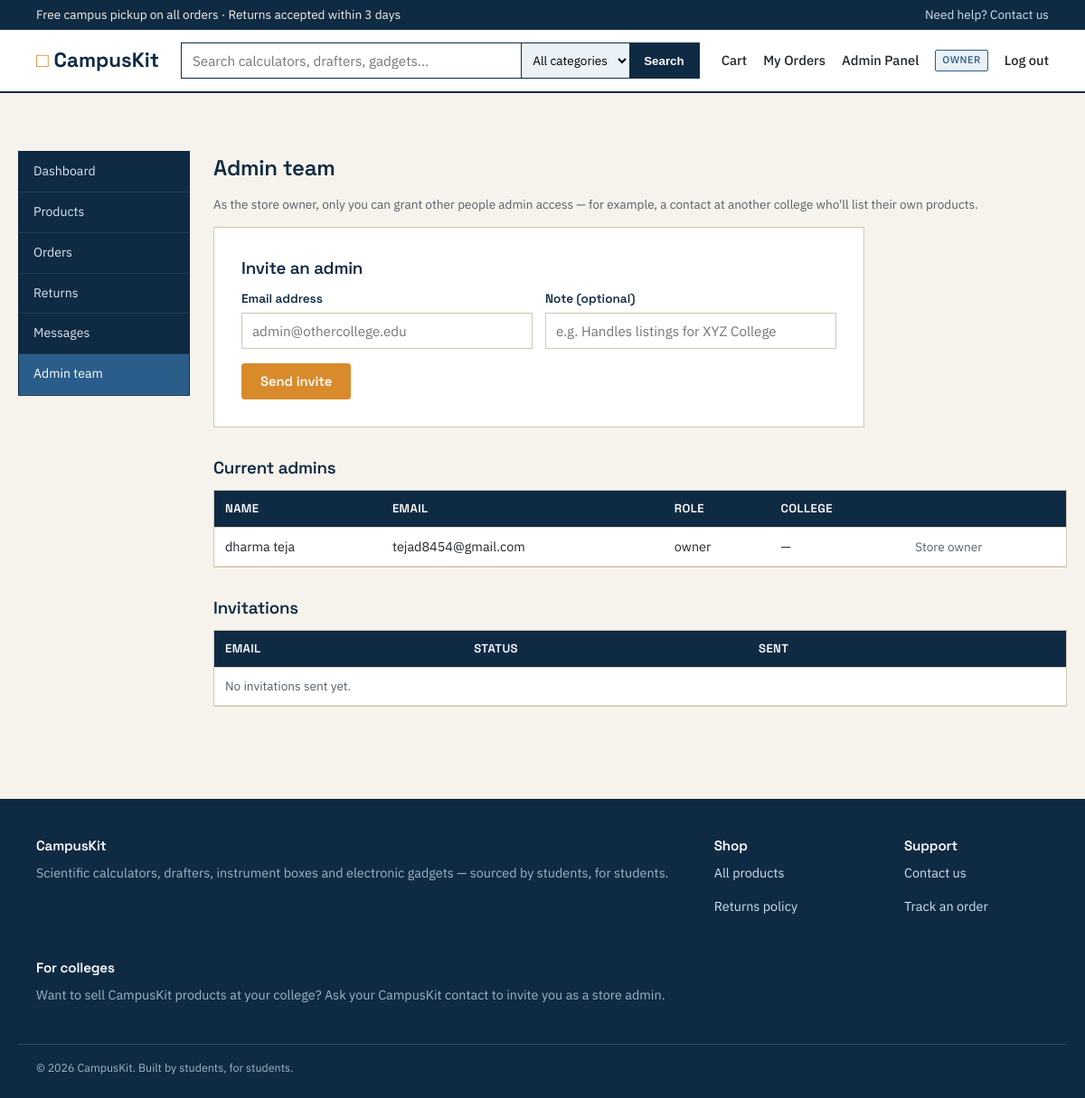
Page /admin/team (signed in) on the committed database.
### models.py (models this page shows, shortened)
class User(UserMixin, db.Model):
    __tablename__ = "users"
    id = db.Column(db.Integer, primary_key=True)
    name = db.Column(db.String(120), nullable=False)
    email = db.Column(db.String(160), unique=True, nullable=False, index=True)
    password_hash = db.Column(db.String(255), nullable=False)
    college = db.Column(db.String(160))
    role = db.Column(db.String(20), nullable=False, default=ROLE_CUSTOMER)
    created_at = db.Column(db.DateTime, default=datetime.utcnow)
    products = db.relationship("Product", backref="added_by", lazy="dynamic")
    orders = db.relationship("Order", backref="customer", lazy="dynamic")
    @property
    def is_admin(self):
        return self.role in (ROLE_ADMIN, ROLE_OWNER)
    @property
    def is_owner(self):
        return self.role == ROLE_OWNER

### blueprints/admin.py (the view, shortened to what this page needs)
@admin_bp.route("/team", methods=["GET", "POST"])
@login_required
@owner_required
def manage_admins():
    admins = User.query.filter(User.role.in_([ROLE_ADMIN, ROLE_OWNER])).order_by(User.created_at.asc()).all()
    invites = AdminInvite.query.order_by(AdminInvite.created_at.desc()).all()
    return render_template("admin/manage_admins.html", admins=admins, invites=invites)

### utils.py (called while the page is built)
def owner_required(view):
    @wraps(view)
    def wrapped(*args, **kwargs):
        if not current_user.is_authenticated or current_user.role != ROLE_OWNER:
            abort(403)
        return view(*args, **kwargs)
    return wrapped

### templates/admin/manage_admins.html (shortened to what this page needs)
{% extends "admin/_layout.html" %}
{% block admin_content %}
<h2>Admin team</h2>
<p class="muted">As the store owner, only you can grant other people admin access — for example, a contact at another college who'll list their own products.</p>
<div class="form-panel wide" style="margin:0 0 30px;">
  <h3>Invite an admin</h3>
  <form method="post">
    <div class="field-row">
      <div class="field">
        <label>Email address</label>
        <input type="email" name="email" required placeholder="admin@othercollege.edu">
      </div>
      <div class="field">
        <label>Note (optional)</label>
        <input type="text" name="note" placeholder="e.g. Handles listings for XYZ College">
      </div>
    </div>
    <button type="submit" class="btn btn-amber">Send invite</button>
  </form>
</div>
<h3>Current admins</h3>
<div class="table-wrap" style="margin-bottom:30px;">
  <table>
    <thead><tr><th>Name</th><th>Email</th><th>Role</th><th>College</th><th></th></tr></thead>
    <tbody>
    {% for u in admins %}
      <tr>
        <td>{{ u.name }}</td>
        <td>{{ u.email }}</td>
        <td>{{ u.role }}</td>
        <td>{{ u.college or '—' }}</td>
        <td>
          {% if u.role != 'owner' %}
          <form method="post" action="{{ url_for('admin.remove_admin', user_id=u.id) }}" onsubmit="return confirm('Remove admin access for this user?');">
            <button type="submit" class="btn btn-danger btn-sm">Remove access</button>
          </form>
          {% else %}
          <span class="muted">Store owner</span>
          {% endif %}
        </td>
      </tr>
    {% endfor %}
    </tbody>
  </table>
</div>
<h3>Invitations</h3>
<div class="table-wrap">
  <table>
    <thead><tr><th>Email</th><th>Status</th><th>Sent</th><th></th></tr></thead>
    <tbody>
    {% for inv in invites %}
      <tr>
        <td>{{ inv.email }}</td>
        <td><span class="pill pill-{{ 'requested' if inv.status == 'pending' else ('delivered' if inv.status == 'accepted' else 'cancelled') }}">{{ inv.status }}</span></td>
        <td>{{ inv.created_at.strftime('%d %b %Y') }}</td>
        <td>
          {% if inv.status == 'pending' %}
          <form method="post" action="{{ url_for('admin.revoke_invite', invite_id=inv.id) }}">
            <button type="submit" class="btn btn-outline btn-sm">Revoke</button>
          </form>
          {% endif %}
        </td>
      </tr>
    {% else %}
      <tr><td colspan="4" class="muted">No invitations sent yet.</td></tr>
    {% endfor %}
    </tbody>
  </table>
</div>
{% endblock %}

### templates/base.html (shortened to what this page needs)
<!DOCTYPE html>
<html lang="en">
<head>
<link rel="stylesheet" href="{{ url_for('static', filename='css/style.css') }}">
</head>
<body>
<div class="topbar">
  <div class="container">
    <span>Free campus pickup on all orders &middot; Returns accepted within 3 days</span>
    <span><a href="{{ url_for('main.contact') }}">Need help? Contact us</a></span>
  </div>
</div>
<header class="navbar">
  <div class="container">
    <a class="brand" href="{{ url_for('main.home') }}"><span class="brand-mark">&#9633;</span> CampusKit</a>
    <form class="search-form" action="{{ url_for('main.home') }}" method="get">
      <input type="text" name="q" placeholder="Search calculators, drafters, gadgets..." value="{{ request.args.get('q', '') }}">
      <select name="category">
        <option value="">All categories</option>
      </select>
      <button type="submit">Search</button>
    </form>
    <nav class="nav-links">
      <a class="cart-link" href="{{ url_for('shop.view_cart') }}">Cart{% if cart_count %}<span class="cart-badge">{{ cart_count }}</span>{% endif %}</a>
      {% if current_user.is_authenticated %}
        <a href="{{ url_for('shop.order_history') }}">My Orders</a>
        {% if current_user.is_admin %}<a href="{{ url_for('admin.dashboard') }}">Admin Panel</a>{% endif %}
        <span class="badge-role">{{ current_user.role }}</span>
        <a href="{{ url_for('auth.logout') }}">Log out</a>
      {% else %}
        <a href="{{ url_for('auth.login') }}">Log in</a>
        <a class="btn btn-sm btn-amber" href="{{ url_for('auth.register') }}">Sign up</a>
      {% endif %}
    </nav>
  </div>
</header>
<main>
  <div class="container" style="padding-top:22px;">
  </div>
  {% block content %}{% endblock %}
</main>
<footer>
  <div class="container">
    <div class="col">
      <h4>CampusKit</h4>
      <p style="color:#9fb4c4;">Scientific calculators, drafters, instrument boxes and electronic gadgets — sourced by students, for students.</p>
    </div>
    <div class="col">
      <h4>Shop</h4>
      <p><a href="{{ url_for('main.home') }}">All products</a></p>
      <p><a href="{{ url_for('main.returns_policy') }}">Returns policy</a></p>
    </div>
    <div class="col">
      <h4>Support</h4>
      <p><a href="{{ url_for('main.contact') }}">Contact us</a></p>
      <p><a href="{{ url_for('shop.order_history') }}">Track an order</a></p>
    </div>
    <div class="col">
      <h4>For colleges</h4>
      <p style="color:#9fb4c4;">Want to sell CampusKit products at your college? Ask your CampusKit contact to invite you as a store admin.</p>
    </div>
  </div>
  <div class="container fine">&copy; {{ 2026 }} CampusKit. Built by students, for students.</div>
</footer>
</body>
</html>

### static/css/style.css (style rules this page uses)
:root { --navy: #0f2a43; --navy-2: #16375a; --paper: #f6f3ec; --panel: #ffffff; --blue: #2b5d8b; --blue-light: #eaf1f7; --amber: #d98b2b; --ink: #20262b; --ink-soft: #55606b; --line: #cfc7b3; --line-soft: #e4ddc9; --green: #4c7a5b; --red: #b24c3d; --radius: 3px; }
* { box-sizing: border-box; }
html, body { margin: 0; padding: 0; background: var(--paper); color: var(--ink); font-family: "IBM Plex Sans", -apple-system, BlinkMacSystemFont, "Segoe UI", sans-serif; font-size: 16px; line-height: 1.55; }
h1, h2, h3, h4, .brand, .btn, label, .tag { font-family: "Space Grotesk", "IBM Plex Sans", sans-serif; }
h1, h2, h3, h4 { color: var(--navy); margin: 0 0 0.5em; font-weight: 600; letter-spacing: -0.01em; }
a { color: var(--blue); text-decoration: none; }
p { margin: 0 0 1em; color: var(--ink-soft); }
.container { max-width: 1160px; margin: 0 auto; padding: 0 20px; }
.topbar { background: var(--navy); color: #f4f1e8; font-size: 0.85rem; padding: 6px 0; }
.topbar .container { display: flex; justify-content: space-between; }
.topbar a { color: #cfe0ee; }
.navbar { background: var(--panel); border-bottom: 2px solid var(--navy); }
.navbar .container { display: flex; align-items: center; gap: 24px; padding-top: 14px; padding-bottom: 14px; flex-wrap: wrap; }
.brand { font-size: 1.4rem; font-weight: 700; color: var(--navy); white-space: nowrap; display: flex; align-items: baseline; gap: 6px; }
.brand .brand-mark { color: var(--amber); }
.search-form { flex: 1; display: flex; min-width: 220px; border: 1.5px solid var(--navy); }
.search-form input[type="text"] { flex: 1; border: none; padding: 9px 12px; font-size: 0.95rem; font-family: inherit; background: var(--panel); }
.search-form select { border: none; border-left: 1.5px solid var(--navy); background: var(--blue-light); padding: 0 8px; font-family: inherit; font-size: 0.85rem; }
.search-form button { border: none; background: var(--navy); color: #fff; padding: 0 16px; cursor: pointer; font-weight: 600; }
.nav-links { display: flex; align-items: center; gap: 18px; font-size: 0.92rem; font-weight: 500; }
.nav-links a { color: var(--ink); }
.nav-links .cart-link { position: relative; }
.badge-role { font-size: 0.7rem; text-transform: uppercase; letter-spacing: 0.04em; background: var(--blue-light); color: var(--blue); padding: 2px 7px; border: 1px solid var(--blue); border-radius: 2px; }
.btn { display: inline-block; border: 1.5px solid var(--navy); background: var(--navy); color: #fff; padding: 10px 20px; font-weight: 600; font-size: 0.92rem; cursor: pointer; border-radius: var(--radius); text-align: center; }
.btn-amber { background: var(--amber); border-color: var(--amber); color: #fff; }
.form-panel { background: var(--panel); border: 1px solid var(--line); padding: 30px; max-width: 460px; margin: 0 auto; }
.form-panel.wide { max-width: 720px; }
.field { margin-bottom: 16px; }
.field label { display: block; font-size: 0.85rem; font-weight: 600; margin-bottom: 5px; color: var(--navy); }
.field input[type="text"], .field input[type="email"], .field input[type="password"], .field input[type="number"], .field input[type="file"], .field select, .field textarea { width: 100%; padding: 9px 11px; border: 1.5px solid var(--line); font-family: inherit; font-size: 0.95rem; background: #fff; }
.field-row { display: flex; gap: 14px; }
.field-row .field { flex: 1; }
table { width: 100%; border-collapse: collapse; background: var(--panel); }
th, td { text-align: left; padding: 10px 12px; border-bottom: 1px solid var(--line-soft); font-size: 0.9rem; }
th { background: var(--navy); color: #fff; font-family: "Space Grotesk"; font-weight: 600; font-size: 0.82rem; text-transform: uppercase; letter-spacing: 0.03em; }
.table-wrap { overflow-x: auto; border: 1px solid var(--line); }
.table-wrap table { border: none; }
footer { background: var(--navy); color: #cfe0ee; padding: 40px 0 24px; margin-top: 60px; font-size: 0.9rem; }
footer .container { display: flex; justify-content: space-between; gap: 30px; flex-wrap: wrap; }
footer h4 { color: #fff; font-size: 0.95rem; }
footer a { color: #cfe0ee; }
footer .col { min-width: 160px; }
footer .fine { border-top: 1px solid rgba(255,255,255,0.12); margin-top: 28px; padding-top: 16px; font-size: 0.78rem; color: #9fb4c4; }
.muted { color: var(--ink-soft); font-size: 0.85rem; }

### rows in the picture
User: role "OWNER", name "dharma teja", email "tejad8454@gmail.com", role "owner", college "—", shows "Store owner"

### other values in the picture
{{ 2026 }} "2026"
